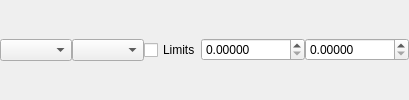
                  <widget class="QFrame" name="frame_25">
                   <property name="frameShape">
                    <enum>QFrame::NoFrame</enum>
                   </property>
                   <property name="frameShadow">
                    <enum>QFrame::Raised</enum>
                   </property>
                   <layout class="QHBoxLayout" name="horizontalLayout_23">
                    <property name="leftMargin">
                     <number>0</number>
                    </property>
                    <property name="topMargin">
                     <number>0</number>
                    </property>
                    <property name="rightMargin">
                     <number>0</number>
                    </property>
                    <property name="bottomMargin">
                     <number>0</number>
                    </property>
                    <item>
                     <widget class="QFrame" name="frame_27">
                      <property name="frameShape">
                       <enum>QFrame::NoFrame</enum>
                      </property>
                      <property name="frameShadow">
                       <enum>QFrame::Raised</enum>
                      </property>
                      <layout class="QHBoxLayout" name="horizontalLayout_26">
                       <property name="spacing">
                        <number>0</number>
                       </property>
                       <property name="leftMargin">
                        <number>0</number>
                       </property>
                       <property name="topMargin">
                        <number>0</number>
                       </property>
                       <property name="rightMargin">
                        <number>0</number>
                       </property>
                       <property name="bottomMargin">
                        <number>0</number>
                       </property>
                       <item>
                        <widget class="QComboBox" name="comboBoxQuantityNucl">
                         <property name="toolTip">
                          <string>&lt;html&gt;&lt;head/&gt;&lt;body&gt;&lt;p&gt;Select the internal dosimetry quantity to be calculated for all radionuclides, and also for biokinetics using the radiopharmaceutical model and administered activity.&lt;/p&gt;&lt;/body&gt;&lt;/html&gt;</string>
                         </property>
                        </widget>
                       </item>
                       <item>
                        <widget class="QComboBox" name="comboBoxEffDoseUnit"/>
                       </item>
                       <item>
                        <widget class="QCheckBox" name="checkBoxEffDoseLimNucl">
                         <property name="toolTip">
                          <string>&lt;html&gt;&lt;head/&gt;&lt;body&gt;&lt;p&gt;Filter the radionuclides to be classified according to the quantity min and max limits.&lt;/p&gt;&lt;/body&gt;&lt;/html&gt;</string>
                         </property>
                         <property name="text">
                          <string>Limits</string>
                         </property>
                        </widget>
                       </item>
                       <item>
                        <widget class="QDoubleSpinBox" name="doubleSpinBoxMinEffDose">
                         <property name="toolTip">
                          <string>&lt;html&gt;&lt;head/&gt;&lt;body&gt;&lt;p&gt;Add min value of the selected quantity&lt;/p&gt;&lt;/body&gt;&lt;/html&gt;</string>
                         </property>
                         <property name="decimals">
                          <number>5</number>
                         </property>
                         <property name="maximum">
                          <double>1000000000.000000000000000</double>
                         </property>
                        </widget>
                       </item>
                       <item>
                        <widget class="QDoubleSpinBox" name="doubleSpinBoxMaxEffDose">
                         <property name="toolTip">
                          <string>&lt;html&gt;&lt;head/&gt;&lt;body&gt;&lt;p&gt;Add max value of the selected quantity&lt;/p&gt;&lt;/body&gt;&lt;/html&gt;</string>
                         </property>
                         <property name="decimals">
                          <number>5</number>
                         </property>
                         <property name="maximum">
                          <double>1000000000.000000000000000</double>
                         </property>
                        </widget>
                       </item>
                      </layout>
                     </widget>
                    </item>
                   </layout>
                  </widget>
